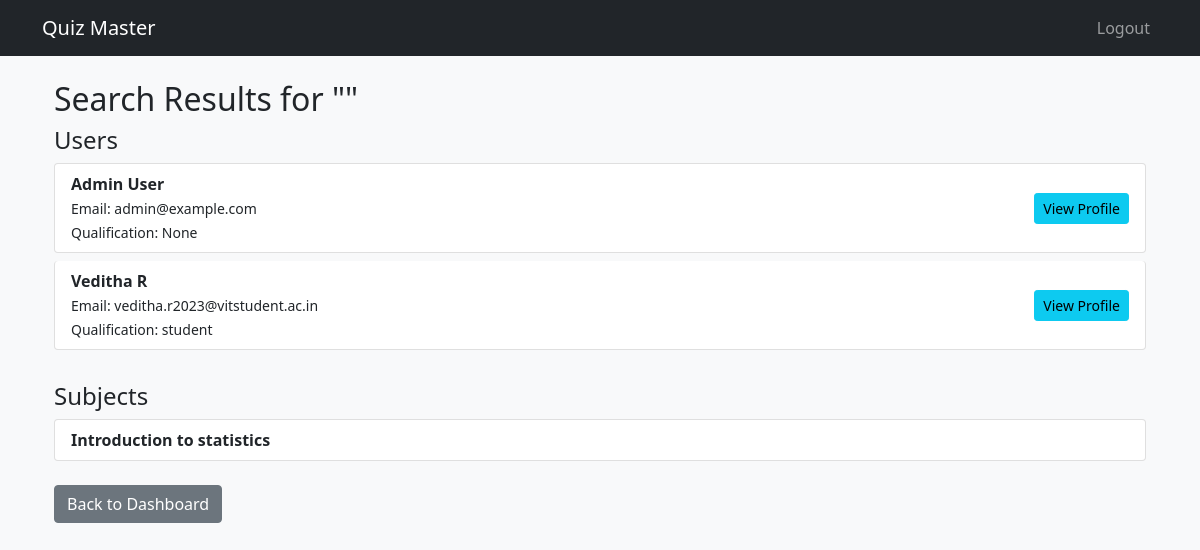
Page /admin/search (signed in) on the committed database.
### app.py (models this page shows)
class Users(db.Model):
    __tablename__ = 'users'
    user_id = db.Column(db.Integer, primary_key=True)
    email = db.Column(db.String(120), unique=True, nullable=False)
    password = db.Column(db.String(255), nullable=False)
    fullname = db.Column(db.String(100), nullable=False)
    qualification = db.Column(db.String(100))
    dob = db.Column(db.Date, nullable=False)
    is_admin = db.Column(db.Boolean, default=False)
    scores = db.relationship('Scores', backref='user', lazy=True)

class Subject(db.Model):
    __tablename__ = 'subject'
    subject_id = db.Column(db.Integer, primary_key=True)
    name = db.Column(db.String(100), unique=True, nullable=False)
    description = db.Column(db.Text)
    chapters = db.relationship('Chapters', backref='subject', lazy=True)

### app.py (the view)
@app.route('/admin/search', methods=['GET'])
@login_required
@admin_required
def admin_search():
    query = request.args.get('q', '').strip().lower()
    users = Users.query.filter(
        (Users.fullname.ilike(f"%{query}%")) |
        (Users.email.ilike(f"%{query}%"))
    ).all()
    subjects = Subject.query.filter(Subject.name.ilike(f"%{query}%")).all()
    quizzes = Quiz.query.filter(Quiz.name.ilike(f"%{query}%")).all()
    questions = Questions.query.filter(Questions.question_statement.ilike(f"%{query}%")).all()
    return render_template(
        'admin_search_results.html',
        query=query,
        users=users,
        subjects=subjects,
        quizzes=quizzes,
        questions=questions
    )

### app.py (called while the page is built)
def login_required(f):
    @wraps(f)
    def decorated(*args, **kwargs):
        if 'user_id' not in session:
            return redirect(url_for('login'))
        return f(*args, **kwargs)
    return decorated

def admin_required(f):
    @wraps(f)
    def decorated(*args, **kwargs):
        user = Users.query.get(session['user_id'])
        if not user or not user.is_admin:
            abort(403)
        return f(*args, **kwargs)
    return decorated

### templates/admin_search_results.html
{% extends "base.html" %}
{% block content %}
<div class="container mt-4">
    <h2>Search Results for "{{ query }}"</h2>
    {% if users %}
        <h4>Users</h4>
        <ul class="list-group mb-4">
            {% for user in users %}
                <li class="list-group-item d-flex justify-content-between align-items-center">
                    <div>
                        <strong>{{ user.fullname }}</strong>
                        <br><small>Email: {{ user.email }}</small>
                        <br><small>Qualification: {{ user.qualification }}</small>
                    </div>
                    <a href="{{ url_for('user_profile', user_id=user.user_id) }}" class="btn btn-info btn-sm">View Profile</a>
                </li>
            {% endfor %}
        </ul>
    {% endif %}
    {% if subjects %}
        <h4>Subjects</h4>
        <ul class="list-group">
            {% for subject in subjects %}
                <li class="list-group-item">
                    <strong>{{ subject.name }}</strong>
                    <br><small>{{ subject.description }}</small>
                </li>
            {% endfor %}
        </ul>
    {% endif %}
    <a href="{{ url_for('admin_dashboard') }}" class="btn btn-secondary mt-3">Back to Dashboard</a>
</div>
{% endblock %}

### static/styles.css (style rules this page uses)
.list-group-item { margin-bottom: 0.5rem; border-radius: 0.25rem; }

### rows in the picture
Users: fullname "Admin User", email "admin@example.com", qualification "None"
Users: fullname "Veditha R", email "veditha.r2023@vitstudent.ac.in", qualification "student"
Subject: name "Introduction to statistics"
